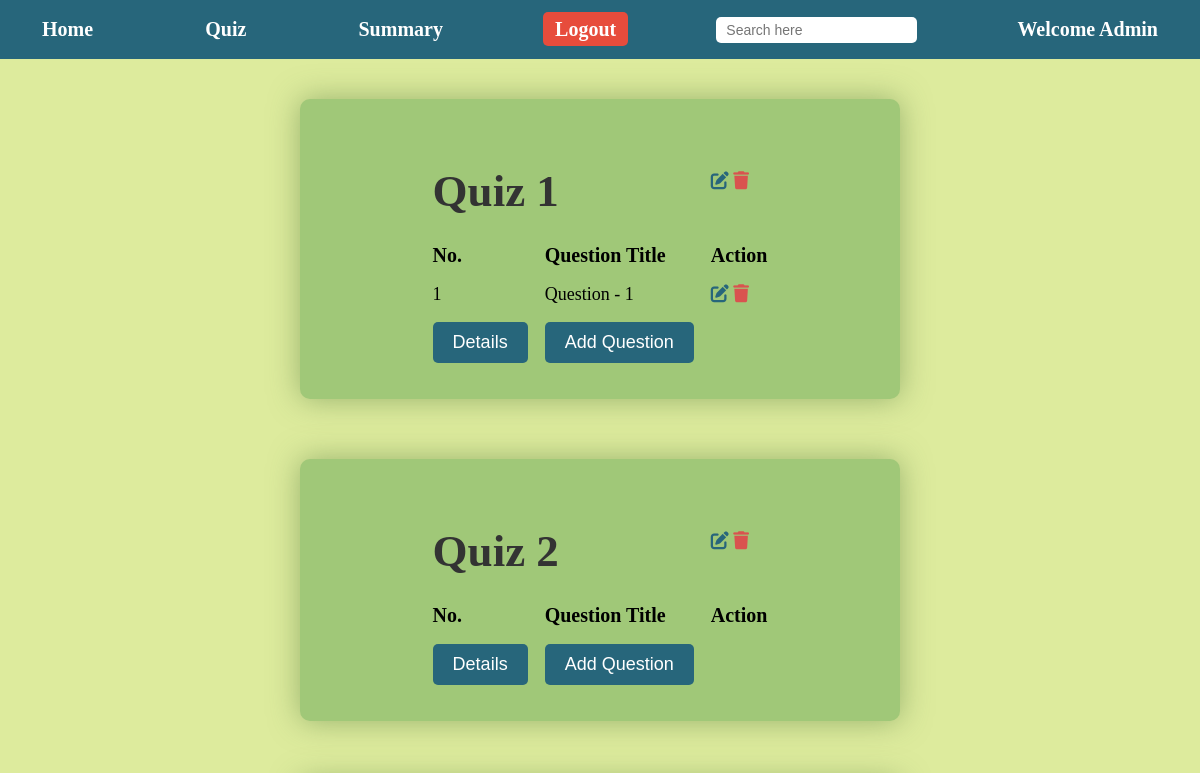
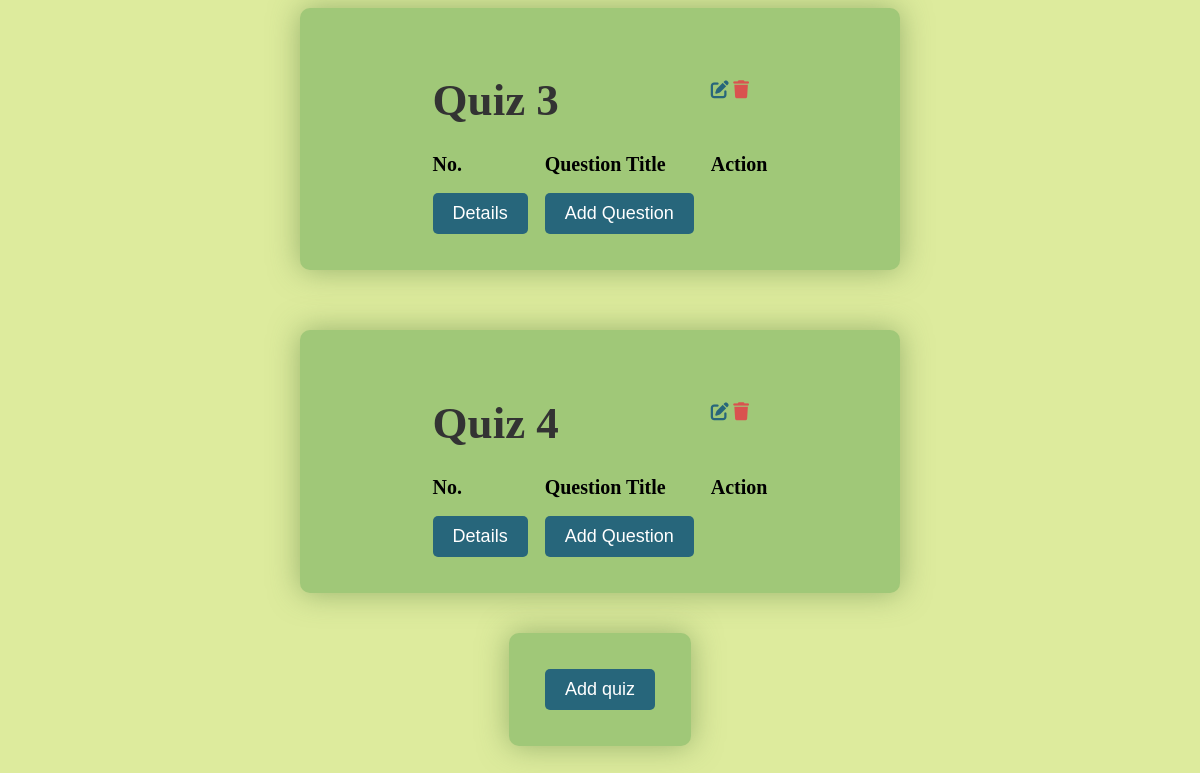
The app's page /admindb/quiz_dashboard/ (signed in), older data (2 pictures, top to bottom).
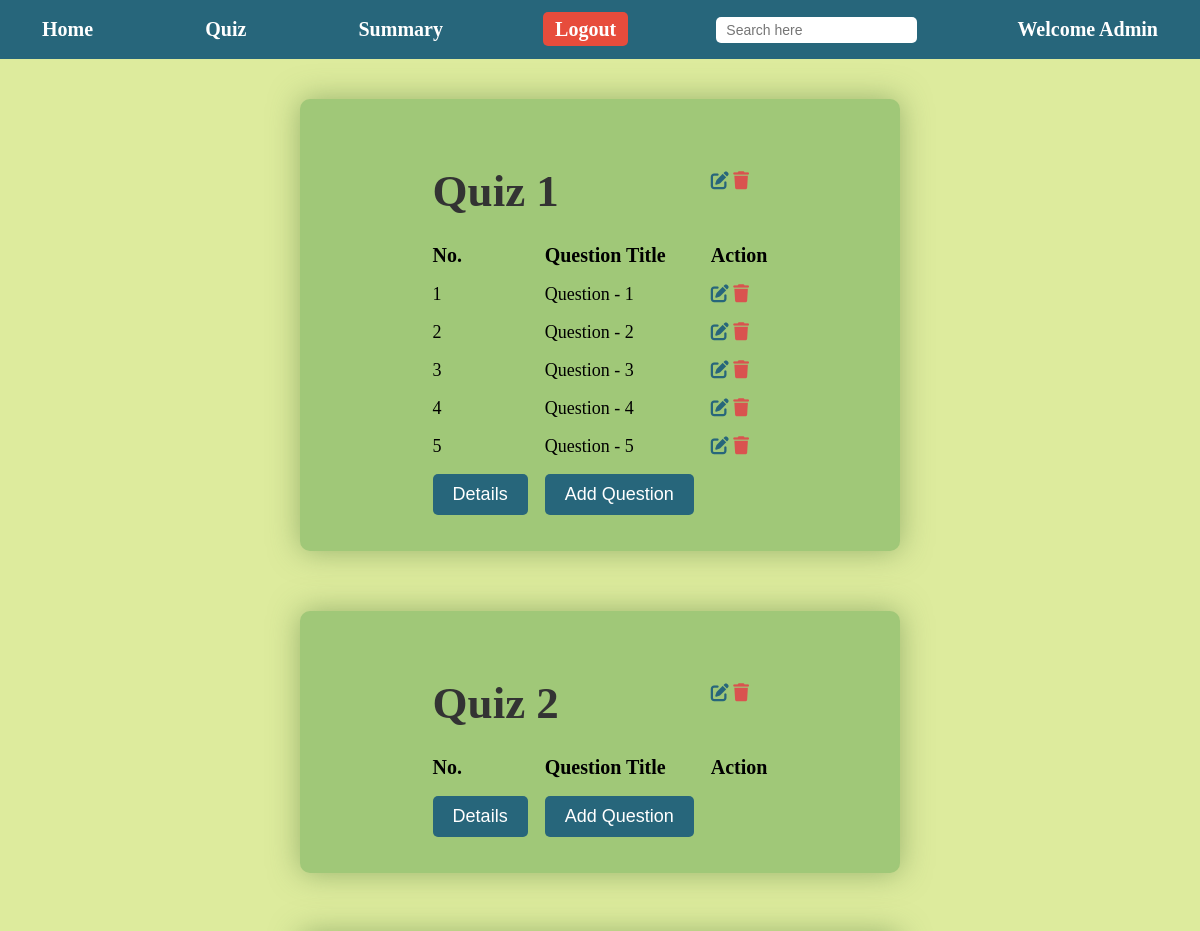
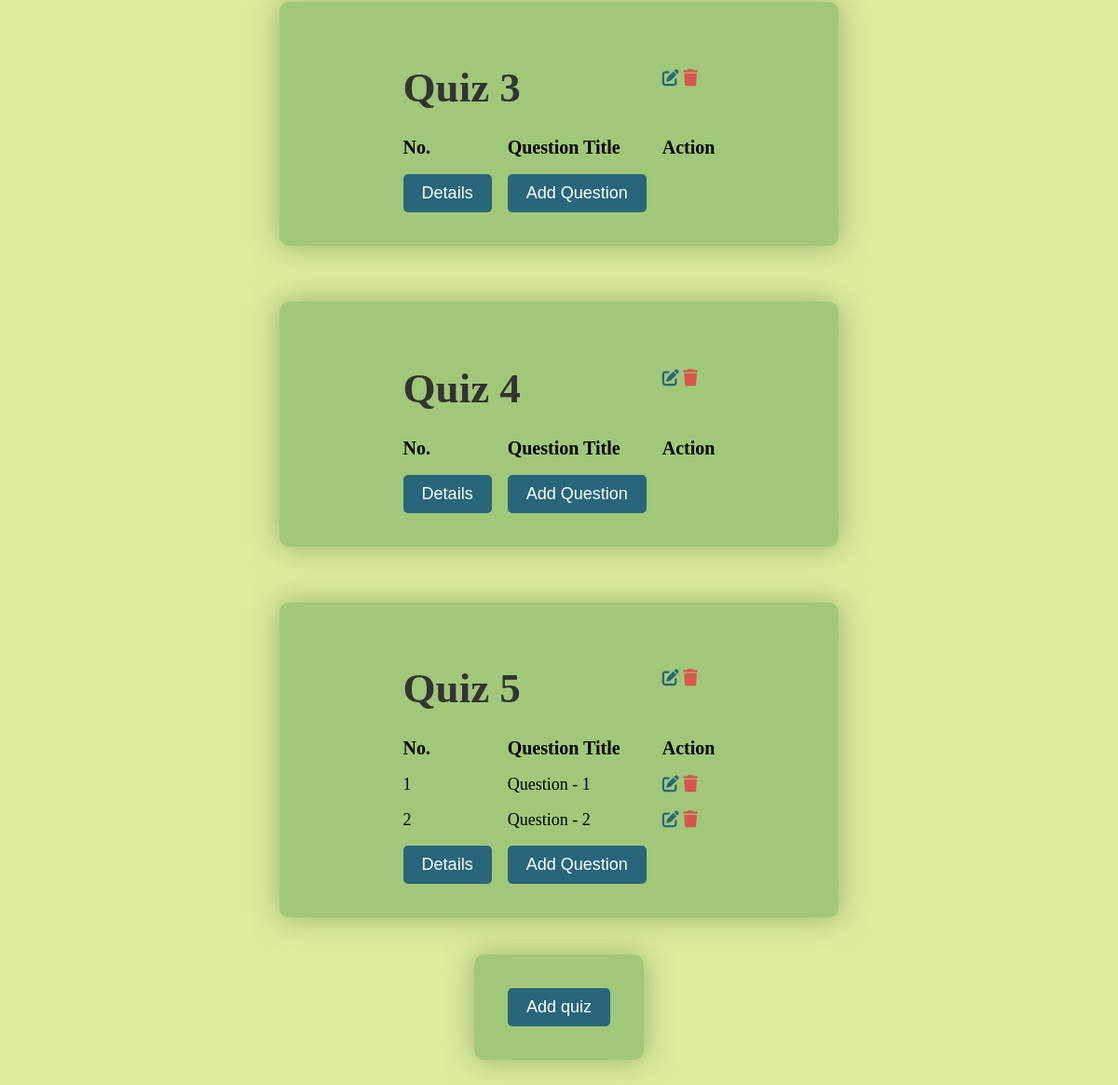
The same page, newer data (2 pictures, top to bottom).
### models.py (models this page shows, shortened)
class Quiz(data.Model):
    __tablename__='quizzes'
    quiz_id=data.Column(data.Integer,primary_key=True)
    quiz_title=data.Column(data.String(200),nullable=False)
    chap_id=data.Column(data.Integer,data.ForeignKey('chap.chap_id'),nullable=False)
    quiz_date=data.Column(data.Date,nullable=False)
    quiz_time=data.Column(data.Integer,nullable=False)
    quiz_score=data.relationship('Scores',backref='Quiz',lazy=True)
    quiz_ques=data.relationship('Questions',backref='Quiz',lazy=True)

class Questions(data.Model):
    __tablename__="question"
    ques_id=data.Column(data.Integer,primary_key=True)
    ques_title=data.Column(data.String(200),nullable=False)
    ques_statement=data.Column(data.Text,nullable=False,unique=True)
    options=data.relationship('Option',backref='question',cascade='all,delete-orphan',lazy='dynamic',foreign_keys='Option.op_ques_id')
    quiz_id=data.Column(data.Integer,data.ForeignKey('quizzes.quiz_id'),nullable=False)
    correct_option=data.Column(data.Integer,data.ForeignKey('options.op_id'),nullable=True)

### app.py (the view)
@application.route('/admindb/quiz_dashboard/')
def quiz_dashboard():
    if 'admin' not in session:
        flash('Please Login','error')
        return redirect(url_for('Admin_Login'))
    Quizzes=Quiz.query.all()
    Question=Questions.query.all()
    return render_template('quiz_dashboard.html',quizzes=Quizzes,Question=Question,user="Admin",request_path=request.path)

### templates/quiz_dashboard.html (shortened to what this page needs)
{% extends 'index.html' %}
{% block navbar %}
{% include "admin-navbar.html" %}
{% endblock %}
{% block content %}
<center>
    <div id="quizdashboard">
        {% for quiz in quizzes %}
        <table>
            <tr>
                <td colspan="2">
                    <h1>{{ quiz.quiz_title }}</h1>
                </td>
                <td>
                    <a href="{{ url_for('edit_quiz',quiz_id=quiz.quiz_id) }}"><i class="fa fa-edit"></i></a>
                    <a href="{{ url_for('delete_quiz',quiz_id=quiz.quiz_id) }}"><i class="fa fa-trash"></i></a>
                </td>
            </tr>
            <tr>
                <th>No.</th>
                <th style="width:20px; white-space: nowrap;">Question Title</th>
                <th>Action</th>
            </tr>
            {% set ns = namespace(question_no=0) %}
            {% for question in Question %}
            {% if question.quiz_id == quiz.quiz_id %}
            {% set ns.question_no = ns.question_no + 1 %}
            <tr>
                <td>{{ ns.question_no }}</td>
                <td>{{ question.ques_title }}</td>
                <td><a href="{{ url_for('edit_question',quiz_id=quiz.quiz_id,question_id=question.ques_id) }}"><i
                            class="fa fa-edit"></i></a>
                    <a href="{{ url_for('delete_question',question_id=question.ques_id) }}"><i
                            class="fa fa-trash"></i></a>
                </td>
            </tr>
            {% endif %}
            {% endfor %}
            <tr>
                <td><a href="{{ url_for('admin_view_quiz',quiz_id=quiz.quiz_id)}}"><button
                            id="quiz_Details">Details</button></a></td>
                <td><a href="{{ url_for('create_question',quiz_id=quiz.quiz_id) }}"><input type="button"
                            value="Add Question"></a>
                </td>
            </tr>
        </table>
        {% endfor %}
    </div>
    <div>
        <table>
            <tr>
                <td><a href="{{ url_for('create_quiz') }}"><input type="button" value="Add quiz"></a></td>
            </tr>
        </table>
    </div>
</center>
{% endblock %}

### templates/index.html (shortened to what this page needs)
<!DOCTYPE html>
<html lang="en">
<head>
    <link rel="stylesheet" href="/static/style.css">
    <link rel="stylesheet" href="https://cdnjs.cloudflare.com/ajax/libs/font-awesome/6.0.0/css/all.min.css">
</head>
<body id="index-page">
    <nav>{% block navbar %} {% endblock %}</nav>
    {% block content %}{% endblock %}
</body>
</html>

### templates/admin-navbar.html (shortened to what this page needs)
<!DOCTYPE html>
<html lang="en">
<head>
    <nav>
        <div class="container">
            <div id="navbar" class="admin-navbar">
                <div id="home" class="admin-home">
                    <a href="{{ url_for('admindb') }}">Home</a>
                </div>
                <div id="quiz" class="admin-quiz">
                    <a href="{{ url_for('quiz_dashboard') }}">Quiz</a>
                </div>
                <div id="summary" class="admin-summary">
                    <a href="{{ url_for('summary_dashboard') }}">Summary</a>
                </div>
                <div id="logout" class="logout">
                    <a href="{{ url_for('Admin_Logout') }}">Logout</a>
                </div>
                <div id="search" class="admin-search" data-source="admin-navbar.html">
                    <input type="search" id="admin-search" onkeyup="search()" placeholder="Search here">
                </div>
                <div id="welcome">Welcome {{ user }}</div>
            </div>
        </div>
    </nav>
</head>
</html>

### static/style.css (style rules this page uses)
#index-page { background-color: #DDEB9D; margin: 0; padding: 0; }
#index-page center { display: flex; flex-direction: column; align-items: center; justify-content: center; height: auto; padding: 20px; }
#index-page table { width: 100%; display: flex; justify-content: center; align-items: center; max-width: 600px; margin: 20px auto; border-spacing: 15px; background-color: #A0C878; padding: 20px; border-radius: 10px; box-shadow: 0 0 30px rgba(80, 120, 60, 0.5); }
#index-page input[type="text"], #index-page input[type="email"], #index-page input[type="password"], #index-page input[type="date"], #inex-page textarea, #index-page button[type="submit"], #index-page button { background-color: azure; padding: 10px; border: 1px solid #ccc; border-radius: 5px; font-size: 1em; box-sizing: border-box; }
#index-page input[type="text"]:hover, #index-page input[type="email"]:hover, #index-page input[type="password"]:hover, #index-page input[type="date"]:hover, #index-page button[type="submit"]:hover, #index-page button, #inex-page textarea { padding: 10px; border: 1px solid grey; border-radius: 5px; font-size: 1em; box-sizing: border-box; }
#index-page input[type="submit"], #index-page input[type="button"], #index-page button[type="button"], #index-page input[type="reset"], #index-page button[type="submit"], #index-page button[type="button"], #index-page button { width: auto; padding: 10px 20px; background-color: #27667B; color: white; font-size: 1em; border: none; border-radius: 5px; cursor: pointer; transition: background-color 0.3s; }
#index-page h1 { color: #333; font-size: 2.5em; margin-bottom: 10px; }
#index-page th { text-align: left; font-size: 20px; }
#index-page td { width: 100%; text-align: left; font-size: 18px; }
.fa-edit { color: #27667B; font-size: 18px; transition: color 0.3s ease-in-out; }
.fa-trash { color: #D9534F; font-size: 18px; transition: color 0.3s ease-in-out; }
#adminsub, #quizdashboard { display: flex; flex-wrap: wrap; gap: 20px; justify-content: flex-start; }

### templates/admin-navbar.html (style rules this page uses)
.admin-navbar { display: flex; justify-content: space-between; align-items: center; background-color: #27667B; padding: 10px 20px; color: white; }
.admin-navbar>div { margin: 0 10px; }
.admin-navbar a { color: white; text-decoration: none; font-size: 20px; font-weight: bold; padding: 8px 12px; transition: 0.3s; }
#welcome { color: white; text-decoration: none; font-size: 20px; font-weight: bold; padding: 8px 12px; }
.admin-search input { padding: 5px 10px; border: none; border-radius: 5px; font-size: 14px; }
.logout a { background-color: #e74c3c; padding: 6px 12px; border-radius: 5px; }
.container { display: flex; flex-direction: column; }
.admin-navbar,.admin-search-results { margin: 0; }

Row changes from the older to the newer data that the page shows:
added Questions: question_no "2", ques_title "Question - 2", shown under Quiz "Quiz 1"
added Questions: question_no "3", ques_title "Question - 3", shown under Quiz "Quiz 1"
added Questions: question_no "4", ques_title "Question - 4", shown under Quiz "Quiz 1"
added Questions: question_no "5", ques_title "Question - 5", shown under Quiz "Quiz 1"
added Quiz: quiz_title "Quiz 5"
added Questions: question_no "1", ques_title "Question - 1", shown under "Quiz 5"
added Questions: question_no "2", ques_title "Question - 2", shown under "Quiz 5"
